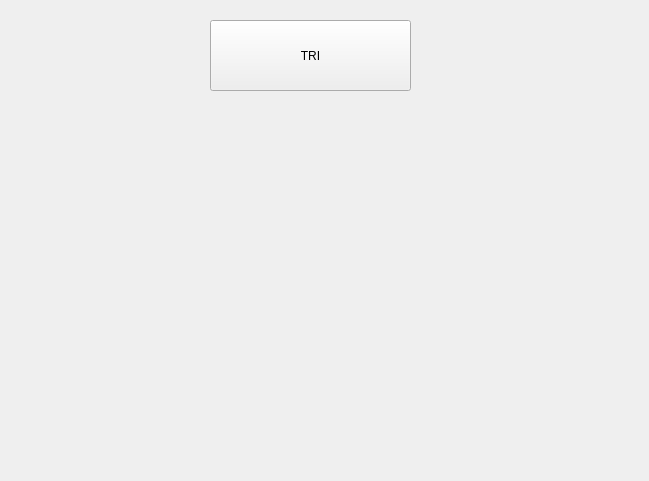
<?xml version="1.0" encoding="UTF-8"?>
<ui version="4.0">
 <class>TriParameterWidget</class>
 <widget class="QWidget" name="TriParameterWidget">
  <property name="geometry">
   <rect>
    <x>0</x>
    <y>0</y>
    <width>649</width>
    <height>481</height>
   </rect>
  </property>
  <property name="windowTitle">
   <string>Form</string>
  </property>
  <widget class="QPushButton" name="pushButton">
   <property name="geometry">
    <rect>
     <x>210</x>
     <y>20</y>
     <width>201</width>
     <height>71</height>
    </rect>
   </property>
   <property name="text">
    <string>TRI</string>
   </property>
  </widget>
 </widget>
 <resources/>
 <connections/>
</ui>
